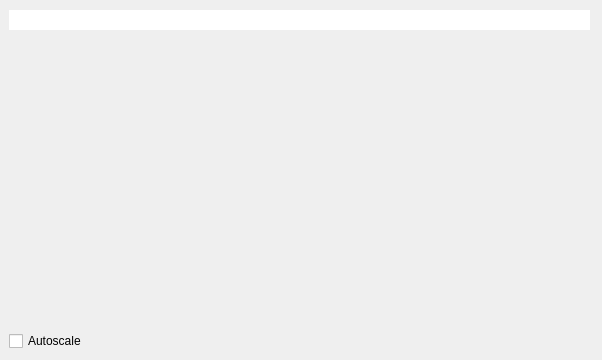
<?xml version="1.0" encoding="UTF-8"?>
<ui version="4.0">
 <class>display</class>
 <widget class="QDialog" name="display">
  <property name="geometry">
   <rect>
    <x>0</x>
    <y>0</y>
    <width>602</width>
    <height>360</height>
   </rect>
  </property>
  <property name="windowTitle">
   <string>Online Display</string>
  </property>
  <widget class="QWidget" name="verticalLayoutWidget">
   <property name="geometry">
    <rect>
     <x>9</x>
     <y>10</y>
     <width>581</width>
     <height>341</height>
    </rect>
   </property>
   <layout class="QVBoxLayout" name="verticalLayout">
    <item>
     <widget class="QLineEdit" name="lineTitle">
      <property name="frame">
       <bool>false</bool>
      </property>
      <property name="alignment">
       <set>Qt::AlignCenter</set>
      </property>
      <property name="readOnly">
       <bool>true</bool>
      </property>
     </widget>
    </item>
    <item>
     <widget class="QCustomPlot" name="plot" native="true">
      <property name="sizePolicy">
       <sizepolicy hsizetype="Preferred" vsizetype="Expanding">
        <horstretch>0</horstretch>
        <verstretch>0</verstretch>
       </sizepolicy>
      </property>
     </widget>
    </item>
    <item>
     <layout class="QHBoxLayout" name="horizontalLayout">
      <item>
       <widget class="QCheckBox" name="checkAutoscale">
        <property name="text">
         <string>Autoscale</string>
        </property>
       </widget>
      </item>
     </layout>
    </item>
   </layout>
  </widget>
 </widget>
 <customwidgets>
  <customwidget>
   <class>QCustomPlot</class>
   <extends>QWidget</extends>
   <header>qcustomplot.h</header>
   <container>1</container>
  </customwidget>
 </customwidgets>
 <resources/>
 <connections/>
</ui>
